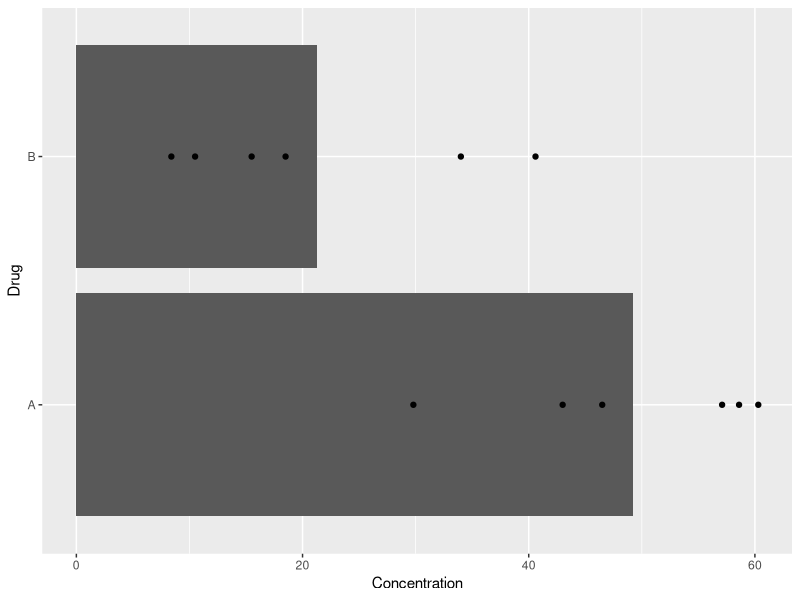

Source code (R):
## Analysis of 20201110_Hormone.csv ##
# Setting working directory #

# Setting working directory. Change path to the folder where you installed the project.
folder <- "~/test RDM"
setwd(folder)

# Import libraries
# Install packages
library(ggplot2)

# Import the data 
Hormone <- read.csv2("data/20201110_Hormone.csv")
# Change name of the third column
names(Hormone)[3] <- "Concentration"
Hormone

# Open a pdf file where the plot will be saved
png(file = "results/plots/20201102-effect-drug-concentration.png", width=600, height=350)

# Create plot of effect of drug in concentration of substance.
Hormone_plot <- ggplot(Hormone, aes(Drug,Concentration)) +
	          stat_summary(fun=mean,geom="bar") +
		              stat_summary(fun.data=mean_cl_normal,geom="errorbar",
					                                           width=0.25) + geom_point() +
  coord_flip()



Hormone_plot


# Close the file handle
dev.off()